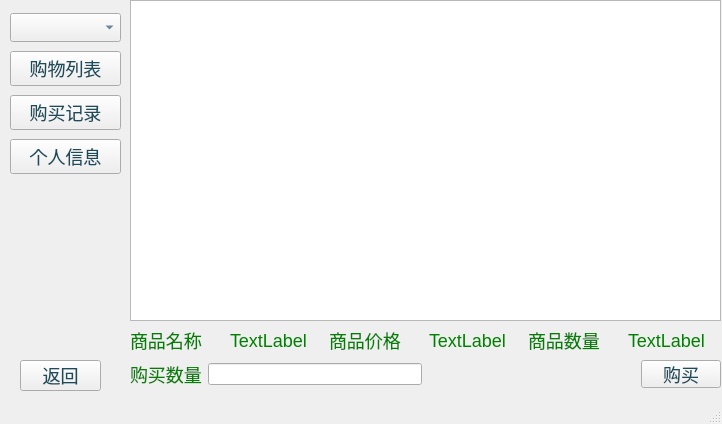
<?xml version="1.0" encoding="UTF-8"?>
<ui version="4.0">
 <class>MainWindow</class>
 <widget class="QMainWindow" name="MainWindow">
  <property name="geometry">
   <rect>
    <x>0</x>
    <y>0</y>
    <width>722</width>
    <height>424</height>
   </rect>
  </property>
  <property name="windowTitle">
   <string>MainWindow</string>
  </property>
  <property name="styleSheet">
   <string notr="true">QPushButton{
 	font-size:18px;
	color:#1b4c5b;
}</string>
  </property>
  <widget class="QWidget" name="centralwidget">
   <widget class="QStackedWidget" name="stackedWidget">
    <property name="geometry">
     <rect>
      <x>130</x>
      <y>0</y>
      <width>591</width>
      <height>421</height>
     </rect>
    </property>
    <property name="currentIndex">
     <number>0</number>
    </property>
    <widget class="QWidget" name="page">
     <property name="styleSheet">
      <string notr="true">QLabel{
	font-size:18px;
	color:green;
}</string>
     </property>
     <widget class="QTableView" name="tableView">
      <property name="geometry">
       <rect>
        <x>0</x>
        <y>0</y>
        <width>591</width>
        <height>321</height>
       </rect>
      </property>
     </widget>
     <widget class="QWidget" name="layoutWidget">
      <property name="geometry">
       <rect>
        <x>0</x>
        <y>330</y>
        <width>591</width>
        <height>20</height>
       </rect>
      </property>
      <layout class="QHBoxLayout" name="horizontalLayout">
       <item>
        <widget class="QLabel" name="label">
         <property name="text">
          <string>商品名称</string>
         </property>
        </widget>
       </item>
       <item>
        <widget class="QLabel" name="label_2">
         <property name="text">
          <string>TextLabel</string>
         </property>
        </widget>
       </item>
       <item>
        <widget class="QLabel" name="label_3">
         <property name="text">
          <string>商品价格</string>
         </property>
        </widget>
       </item>
       <item>
        <widget class="QLabel" name="label_4">
         <property name="text">
          <string>TextLabel</string>
         </property>
        </widget>
       </item>
       <item>
        <widget class="QLabel" name="label_5">
         <property name="text">
          <string>商品数量</string>
         </property>
        </widget>
       </item>
       <item>
        <widget class="QLabel" name="label_6">
         <property name="text">
          <string>TextLabel</string>
         </property>
        </widget>
       </item>
      </layout>
     </widget>
     <widget class="QWidget" name="layoutWidget">
      <property name="geometry">
       <rect>
        <x>0</x>
        <y>360</y>
        <width>591</width>
        <height>28</height>
       </rect>
      </property>
      <layout class="QHBoxLayout" name="horizontalLayout_2">
       <item>
        <widget class="QLabel" name="label_7">
         <property name="text">
          <string>购买数量</string>
         </property>
        </widget>
       </item>
       <item>
        <widget class="QLineEdit" name="lineEdit"/>
       </item>
       <item>
        <spacer name="horizontalSpacer">
         <property name="orientation">
          <enum>Qt::Horizontal</enum>
         </property>
         <property name="sizeHint" stdset="0">
          <size>
           <width>40</width>
           <height>20</height>
          </size>
         </property>
        </spacer>
       </item>
       <item>
        <widget class="QPushButton" name="pushButton">
         <property name="text">
          <string>购买</string>
         </property>
        </widget>
       </item>
      </layout>
     </widget>
    </widget>
    <widget class="QWidget" name="page_3">
     <widget class="QTableView" name="tableView_2">
      <property name="geometry">
       <rect>
        <x>0</x>
        <y>0</y>
        <width>591</width>
        <height>321</height>
       </rect>
      </property>
     </widget>
    </widget>
    <widget class="QWidget" name="page_2">
     <property name="styleSheet">
      <string notr="true">QLabel{
	font-size:24px;
	font-family:微软雅黑;
	color:#456b8c;
}</string>
     </property>
     <widget class="QWidget" name="formLayoutWidget">
      <property name="geometry">
       <rect>
        <x>80</x>
        <y>20</y>
        <width>411</width>
        <height>181</height>
       </rect>
      </property>
      <layout class="QFormLayout" name="formLayout">
       <item row="0" column="0">
        <widget class="QLabel" name="label_9">
         <property name="text">
          <string>       ID:</string>
         </property>
        </widget>
       </item>
       <item row="0" column="1">
        <widget class="QLabel" name="label_12">
         <property name="text">
          <string>TextLabel</string>
         </property>
        </widget>
       </item>
       <item row="2" column="0">
        <widget class="QLabel" name="label_8">
         <property name="text">
          <string>用户名:</string>
         </property>
        </widget>
       </item>
       <item row="2" column="1">
        <widget class="QLabel" name="label_13">
         <property name="text">
          <string>TextLabel</string>
         </property>
        </widget>
       </item>
       <item row="3" column="0">
        <widget class="QLabel" name="label_10">
         <property name="text">
          <string>   电话:</string>
         </property>
        </widget>
       </item>
       <item row="3" column="1">
        <widget class="QLabel" name="label_14">
         <property name="text">
          <string>TextLabel</string>
         </property>
        </widget>
       </item>
       <item row="4" column="0">
        <widget class="QLabel" name="label_11">
         <property name="text">
          <string>   地址:</string>
         </property>
        </widget>
       </item>
       <item row="4" column="1">
        <widget class="QLabel" name="label_15">
         <property name="text">
          <string>TextLabel</string>
         </property>
        </widget>
       </item>
       <item row="1" column="0">
        <widget class="QLabel" name="label_16">
         <property name="text">
          <string>   姓名:</string>
         </property>
        </widget>
       </item>
       <item row="1" column="1">
        <widget class="QLabel" name="label_17">
         <property name="text">
          <string>TextLabel</string>
         </property>
        </widget>
       </item>
      </layout>
     </widget>
     <widget class="QWidget" name="layoutWidget">
      <property name="geometry">
       <rect>
        <x>140</x>
        <y>210</y>
        <width>241</width>
        <height>28</height>
       </rect>
      </property>
      <layout class="QHBoxLayout" name="horizontalLayout_3">
       <item>
        <widget class="QPushButton" name="pushButton_2">
         <property name="text">
          <string>修改信息</string>
         </property>
        </widget>
       </item>
       <item>
        <widget class="QPushButton" name="pushButton_6">
         <property name="text">
          <string>修改密码</string>
         </property>
        </widget>
       </item>
      </layout>
     </widget>
    </widget>
   </widget>
   <widget class="QWidget" name="layoutWidget">
    <property name="geometry">
     <rect>
      <x>10</x>
      <y>10</y>
      <width>111</width>
      <height>171</height>
     </rect>
    </property>
    <layout class="QVBoxLayout" name="verticalLayout">
     <item>
      <widget class="QComboBox" name="comboBox">
       <property name="styleSheet">
        <string notr="true">QComboBox{
	font-size:18px;
	color:#1b456c;
}</string>
       </property>
      </widget>
     </item>
     <item>
      <widget class="QPushButton" name="pushButton_3">
       <property name="text">
        <string>购物列表</string>
       </property>
      </widget>
     </item>
     <item>
      <widget class="QPushButton" name="pushButton_4">
       <property name="text">
        <string>购买记录</string>
       </property>
      </widget>
     </item>
     <item>
      <widget class="QPushButton" name="pushButton_5">
       <property name="text">
        <string>个人信息</string>
       </property>
      </widget>
     </item>
    </layout>
   </widget>
   <widget class="QPushButton" name="pushButton_7">
    <property name="geometry">
     <rect>
      <x>20</x>
      <y>360</y>
      <width>81</width>
      <height>31</height>
     </rect>
    </property>
    <property name="text">
     <string>返回</string>
    </property>
   </widget>
  </widget>
  <widget class="QStatusBar" name="statusbar"/>
 </widget>
 <resources/>
 <connections/>
</ui>
